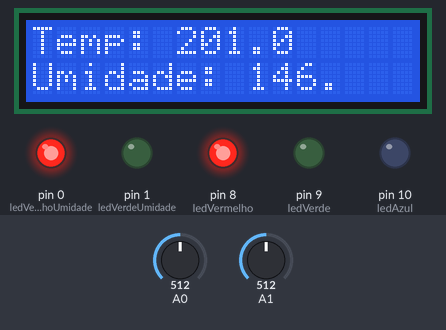
This sketch was run on a simulated Arduino Uno, built with avr-gcc and run on an emulated ATmega328P. Parts: 16×2 character LCD, output pins drawn as LEDs (lit = HIGH). The inputs (shaded band) are chosen by the test bench; at power-on: A0 = 512, A1 = 512.

Above: at 1.2 s.
1.3 s: A0 set to 161
At 2.2 s:
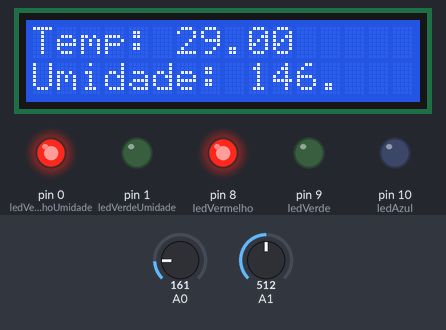
2.8 s: A0 set to 140
At 4.0 s:
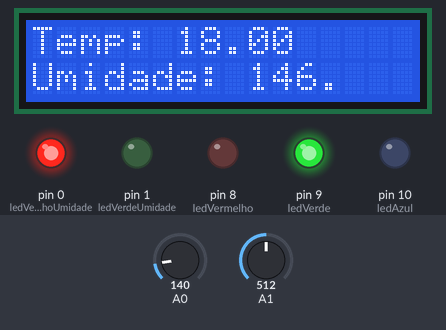
4.3 s: A0 set to 122
At 4.8 s:
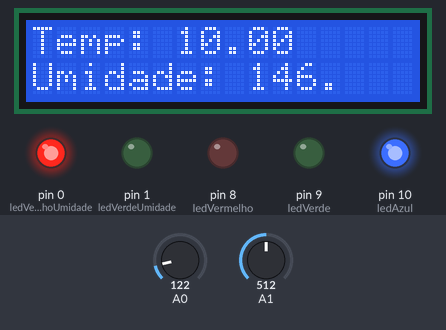
5.8 s: A1 set to 716
At 6.7 s:
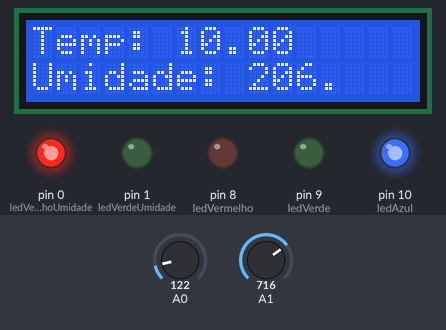
7.3 s: A1 set to 900
At 8.5 s:
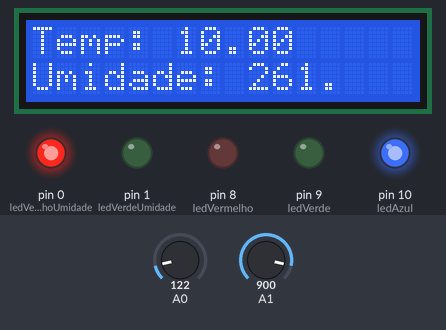
8.8 s: A1 set to 1023
At 9.4 s:
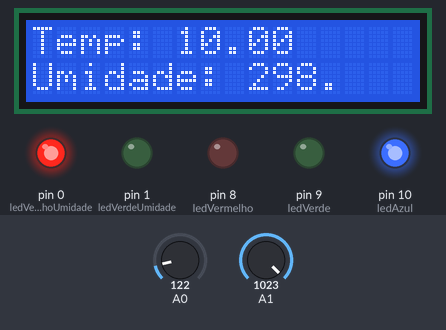
Timing chart, 0 to 11.8 s (numbered marks = the images above; inputs shaded):
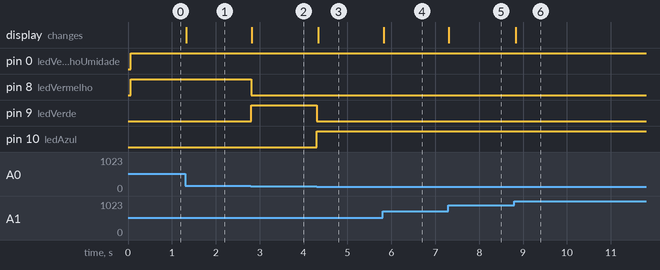

Measured:
- the behaviour switches between 151 and 150 on A0 (found by bisection; images 1 and 2)
- after the input at 1.3 s, the display: changes at once (image 1)
- after the input at 2.8 s, pin 8 (ledVermelho): HIGH → LOW at once; pin 9 (ledVerde): LOW → HIGH at once; the display: changes at once (image 2)
- after the input at 4.3 s, pin 9 (ledVerde): HIGH → LOW at once; pin 10 (ledAzul): LOW → HIGH at once; the display: changes at once (image 3)
- after the input at 5.8 s, the display: changes at once (image 4)
- after the input at 7.3 s, the display: changes at once (image 5)
- after the input at 8.8 s, the display: changes at once (image 6)

The sketch:

monitora_temperatura_umidade.ino
```cpp
#include <LiquidCrystal.h>
#define ledAzul 10
#define ledVerde 9
#define ledVermelho 8
#define ledVerdeUmidade 1
#define ledVermelhoUmidade 0

LiquidCrystal lcd(12, 11, 5, 4, 3, 2);

void setup() {
  pinMode(ledAzul, OUTPUT);
  pinMode(ledVerde, OUTPUT);
  pinMode(ledVermelho, OUTPUT);
  pinMode(ledVerdeUmidade, OUTPUT);
  pinMode(ledVermelhoUmidade, OUTPUT);
  lcd.begin(16, 2);
  //lcd.print("Temp C|Umidade %");
}

void loop() {
  int umidade = map(((analogRead(A1) - 20) * 3.04), 0, 1023, 0, 100);
  int tempC = map(((analogRead(A0) - 20) * 3.04), 0, 1023, -40, 125);
  if(tempC < 17){
    digitalWrite(ledAzul, HIGH);
    digitalWrite(ledVerde, LOW);
    digitalWrite(ledVermelho, LOW);
  }else if(tempC >= 17 && tempC <=23){
    digitalWrite(ledAzul, LOW);
    digitalWrite(ledVerde, HIGH);
    digitalWrite(ledVermelho, LOW);
  }else{
  	digitalWrite(ledAzul, LOW);
    digitalWrite(ledVerde, LOW);
    digitalWrite(ledVermelho, HIGH);
  }
  if(umidade <= 36 || umidade >= 58){
    digitalWrite(ledVerdeUmidade, LOW);
    digitalWrite(ledVermelhoUmidade, HIGH);
  }else{
    digitalWrite(ledVerdeUmidade, HIGH);
    digitalWrite(ledVermelhoUmidade, LOW);
  }
  lcd.print("Temp:");
  lcd.setCursor(6, 0);
  lcd.print(float(tempC), 1);
  lcd.setCursor(0, 1);
  lcd.print("Umidade:");
  lcd.setCursor(9, 1);
  lcd.print(float(umidade), 1);
  if(umidade >= 37 && umidade <= 57 && tempC >= 17 && tempC<=23){
  	lcd.setCursor(13, 1);
  	lcd.print("OK!");
  }else{
  	lcd.setCursor(13, 1);
  	lcd.print("   ");
  }
}
 
```
